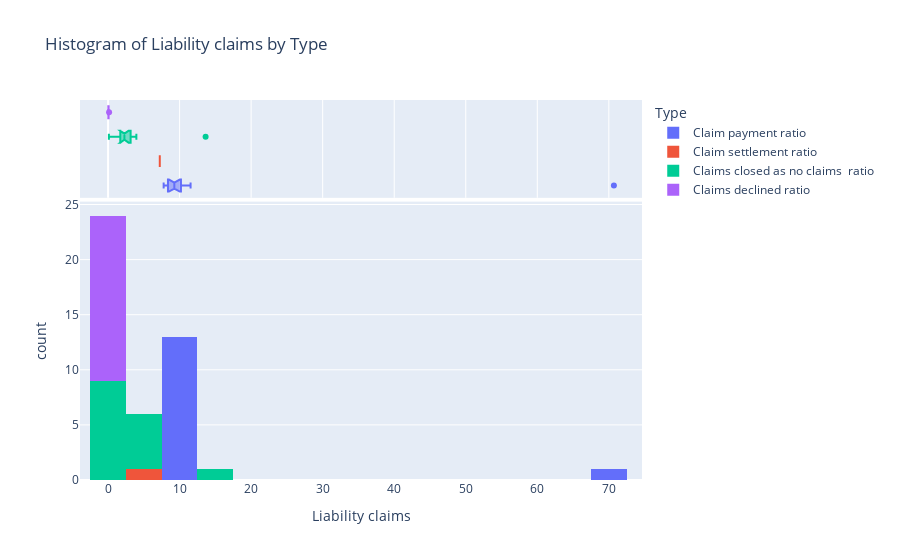

Notebook source saved alongside this figure:
### Code cell
import plotly.express as px
import pandas as pd



# Create an interactive histogram
fig = px.histogram(
    df_panel, x='Liability claims',
    color='Type',  # Group by 'Type'
    title='Histogram of Liability claims by Type',
    labels={'Liability claims': 'Liability claims'},
    marginal='box'  # Add a box plot to the side
)

# Show the plot
fig.show()

### Figure 1 — Plotly figure (JSON) as saved in the notebook; plotly's stock layout.template omitted (floating-point values rounded to 4 significant figures)
{"data": [{"alignmentgroup": "True", "bingroup": "x", "hovertemplate": "Type=Claim payment ratio <br>Liability claims=%{x}<br>count=%{y}<extra></extra>", "legendgroup": "Claim payment ratio ", "marker": {"color": "#636efa", "pattern": {"shape": ""}}, "name": "Claim payment ratio ", "offsetgroup": "Claim payment ratio ", "orientation": "v", "showlegend": true, "type": "histogram", "x": [8.191, 9.004, 7.771, 8.168, 10.02, 11.54, 10.85, 70.71, 8.376, 8.417, 9.195, 9.337, 10.19, 9.492], "xaxis": "x", "yaxis": "y"}, {"alignmentgroup": "True", "hovertemplate": "Type=Claim payment ratio <br>Liability claims=%{x}<extra></extra>", "legendgroup": "Claim payment ratio ", "marker": {"color": "#636efa"}, "name": "Claim payment ratio ", "notched": true, "offsetgroup": "Claim payment ratio ", "showlegend": false, "type": "box", "x": [8.191, 9.004, 7.771, 8.168, 10.02, 11.54, 10.85, 70.71, 8.376, 8.417, 9.195, 9.337, 10.19, 9.492], "xaxis": "x2", "yaxis": "y2"}, {"alignmentgroup": "True", "bingroup": "x", "hovertemplate": "Type=Claim settlement ratio <br>Liability claims=%{x}<br>count=%{y}<extra></extra>", "legendgroup": "Claim settlement ratio ", "marker": {"color": "#EF553B", "pattern": {"shape": ""}}, "name": "Claim settlement ratio ", "offsetgroup": "Claim settlement ratio ", "orientation": "v", "showlegend": true, "type": "histogram", "x": [7.23], "xaxis": "x", "yaxis": "y"}, {"alignmentgroup": "True", "hovertemplate": "Type=Claim settlement ratio <br>Liability claims=%{x}<extra></extra>", "legendgroup": "Claim settlement ratio ", "marker": {"color": "#EF553B"}, "name": "Claim settlement ratio ", "notched": true, "offsetgroup": "Claim settlement ratio ", "showlegend": false, "type": "box", "x": [7.23], "xaxis": "x2", "yaxis": "y2"}, {"alignmentgroup": "True", "bingroup": "x", "hovertemplate": "Type=Claims closed as no claims  ratio   <br>Liability claims=%{x}<br>count=%{y}<extra></extra>", "legendgroup": "Claims closed as no claims  ratio   ", "marker": {"color": "#00cc96", "pattern": {"shape": ""}}, "name": "Claims closed as no claims  ratio   ", "offsetgroup": "Claims closed as no claims  ratio   ", "orientation": "v", "showlegend": true, "type": "histogram", "x": [1.664, 13.64, 1.238, 2.213, 3.266, 3.895, 2.368, 0.1184, 1.849, 2.288, 1.912, 3.958, 2.521, 2.818, 1.195], "xaxis": "x", "yaxis": "y"}, {"alignmentgroup": "True", "hovertemplate": "Type=Claims closed as no claims  ratio   <br>Liability claims=%{x}<extra></extra>", "legendgroup": "Claims closed as no claims  ratio   ", "marker": {"color": "#00cc96"}, "name": "Claims closed as no claims  ratio   ", "notched": true, "offsetgroup": "Claims closed as no claims  ratio   ", "showlegend": false, "type": "box", "x": [1.664, 13.64, 1.238, 2.213, 3.266, 3.895, 2.368, 0.1184, 1.849, 2.288, 1.912, 3.958, 2.521, 2.818, 1.195], "xaxis": "x2", "yaxis": "y2"}, {"alignmentgroup": "True", "bingroup": "x", "hovertemplate": "Type=Claims declined ratio <br>Liability claims=%{x}<br>count=%{y}<extra></extra>", "legendgroup": "Claims declined ratio ", "marker": {"color": "#ab63fa", "pattern": {"shape": ""}}, "name": "Claims declined ratio ", "offsetgroup": "Claims declined ratio ", "orientation": "v", "showlegend": true, "type": "histogram", "x": [0.07448, 0.04935, 0.01709, 0.04399, 0.006747, 0.04509, 0.07122, 0.1448, 0.02799, 0.05105, 0.04404, 0.08436, 0.05324, 0.09559, 0.05526], "xaxis": "x", "yaxis": "y"}, {"alignmentgroup": "True", "hovertemplate": "Type=Claims declined ratio <br>Liability claims=%{x}<extra></extra>", "legendgroup": "Claims declined ratio ", "marker": {"color": "#ab63fa"}, "name": "Claims declined ratio ", "notched": true, "offsetgroup": "Claims declined ratio ", "showlegend": false, "type": "box", "x": [0.07448, 0.04935, 0.01709, 0.04399, 0.006747, 0.04509, 0.07122, 0.1448, 0.02799, 0.05105, 0.04404, 0.08436, 0.05324, 0.09559, 0.05526], "xaxis": "x2", "yaxis": "y2"}], "layout": {"barmode": "relative", "legend": {"title": {"text": "Type"}, "tracegroupgap": 0}, "title": {"text": "Histogram of Liability claims by Type"}, "xaxis": {"anchor": "y", "domain": [0, 1], "title": {"text": "Liability claims"}}, "xaxis2": {"anchor": "y2", "domain": [0, 1], "matches": "x", "showgrid": true, "showticklabels": false}, "yaxis": {"anchor": "x", "domain": [0, 0.7326], "title": {"text": "count"}}, "yaxis2": {"anchor": "x2", "domain": [0.7426, 1], "matches": "y2", "showgrid": false, "showline": false, "showticklabels": false, "ticks": ""}}}
